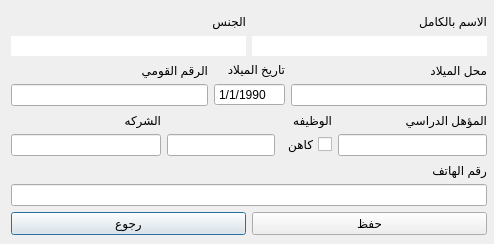
<?xml version="1.0" encoding="UTF-8"?>
<ui version="4.0">
 <class>EditPersonView</class>
 <widget class="QDialog" name="EditPersonView">
  <property name="geometry">
   <rect>
    <x>0</x>
    <y>0</y>
    <width>494</width>
    <height>244</height>
   </rect>
  </property>
  <property name="sizePolicy">
   <sizepolicy hsizetype="Fixed" vsizetype="Fixed">
    <horstretch>0</horstretch>
    <verstretch>0</verstretch>
   </sizepolicy>
  </property>
  <property name="minimumSize">
   <size>
    <width>494</width>
    <height>244</height>
   </size>
  </property>
  <property name="maximumSize">
   <size>
    <width>494</width>
    <height>244</height>
   </size>
  </property>
  <property name="windowTitle">
   <string>تعديل بيانات شخص</string>
  </property>
  <widget class="QWidget" name="layoutWidget">
   <property name="geometry">
    <rect>
     <x>11</x>
     <y>12</y>
     <width>476</width>
     <height>223</height>
    </rect>
   </property>
   <layout class="QVBoxLayout" name="verticalLayout_2">
    <item>
     <layout class="QHBoxLayout" name="horizontalLayout_9">
      <item>
       <layout class="QVBoxLayout" name="verticalLayout_26">
        <item>
         <widget class="QLabel" name="label_20">
          <property name="text">
           <string>الجنس</string>
          </property>
         </widget>
        </item>
        <item>
         <widget class="QLineEdit" name="lineEdit_personGender">
          <property name="frame">
           <bool>false</bool>
          </property>
          <property name="alignment">
           <set>Qt::AlignLeading|Qt::AlignLeft|Qt::AlignVCenter</set>
          </property>
          <property name="readOnly">
           <bool>true</bool>
          </property>
         </widget>
        </item>
       </layout>
      </item>
      <item>
       <layout class="QVBoxLayout" name="verticalLayout_25">
        <item>
         <widget class="QLabel" name="label_19">
          <property name="text">
           <string>الاسم بالكامل</string>
          </property>
         </widget>
        </item>
        <item>
         <widget class="QLineEdit" name="lineEdit_personName_3">
          <property name="enabled">
           <bool>true</bool>
          </property>
          <property name="layoutDirection">
           <enum>Qt::RightToLeft</enum>
          </property>
          <property name="locale">
           <locale language="Arabic" country="Egypt"/>
          </property>
          <property name="text">
           <string/>
          </property>
          <property name="maxLength">
           <number>50</number>
          </property>
          <property name="frame">
           <bool>false</bool>
          </property>
          <property name="alignment">
           <set>Qt::AlignLeading|Qt::AlignLeft|Qt::AlignVCenter</set>
          </property>
          <property name="readOnly">
           <bool>true</bool>
          </property>
         </widget>
        </item>
       </layout>
      </item>
     </layout>
    </item>
    <item>
     <layout class="QHBoxLayout" name="horizontalLayout_10">
      <item>
       <layout class="QVBoxLayout" name="verticalLayout_30">
        <item>
         <widget class="QLabel" name="label_24">
          <property name="text">
           <string>الرقم القومي</string>
          </property>
         </widget>
        </item>
        <item>
         <widget class="QLineEdit" name="lineEdit_natId_3">
          <property name="layoutDirection">
           <enum>Qt::RightToLeft</enum>
          </property>
          <property name="locale">
           <locale language="Arabic" country="Egypt"/>
          </property>
          <property name="text">
           <string/>
          </property>
          <property name="maxLength">
           <number>14</number>
          </property>
          <property name="frame">
           <bool>true</bool>
          </property>
          <property name="alignment">
           <set>Qt::AlignRight|Qt::AlignTrailing|Qt::AlignVCenter</set>
          </property>
          <property name="readOnly">
           <bool>false</bool>
          </property>
         </widget>
        </item>
       </layout>
      </item>
      <item>
       <layout class="QVBoxLayout" name="verticalLayout_29">
        <item>
         <widget class="QLabel" name="label_23">
          <property name="text">
           <string>تاريخ الميلاد</string>
          </property>
         </widget>
        </item>
        <item>
         <widget class="QDateEdit" name="dateEdit_birthDate_3">
          <property name="layoutDirection">
           <enum>Qt::LeftToRight</enum>
          </property>
          <property name="locale">
           <locale language="English" country="UnitedStates"/>
          </property>
          <property name="wrapping">
           <bool>true</bool>
          </property>
          <property name="buttonSymbols">
           <enum>QAbstractSpinBox::NoButtons</enum>
          </property>
          <property name="showGroupSeparator" stdset="0">
           <bool>false</bool>
          </property>
          <property name="currentSection">
           <enum>QDateTimeEdit::DaySection</enum>
          </property>
          <property name="displayFormat">
           <string>d/M/yyyy</string>
          </property>
          <property name="calendarPopup">
           <bool>false</bool>
          </property>
          <property name="date">
           <date>
            <year>1990</year>
            <month>1</month>
            <day>1</day>
           </date>
          </property>
         </widget>
        </item>
       </layout>
      </item>
      <item>
       <layout class="QVBoxLayout" name="verticalLayout_28">
        <item>
         <widget class="QLabel" name="label_22">
          <property name="text">
           <string>محل الميلاد</string>
          </property>
         </widget>
        </item>
        <item>
         <widget class="QLineEdit" name="lineEdit_birthPlace_3">
          <property name="layoutDirection">
           <enum>Qt::RightToLeft</enum>
          </property>
          <property name="locale">
           <locale language="Arabic" country="Egypt"/>
          </property>
          <property name="text">
           <string/>
          </property>
          <property name="maxLength">
           <number>30</number>
          </property>
          <property name="frame">
           <bool>true</bool>
          </property>
          <property name="alignment">
           <set>Qt::AlignLeading|Qt::AlignLeft|Qt::AlignVCenter</set>
          </property>
          <property name="readOnly">
           <bool>false</bool>
          </property>
         </widget>
        </item>
       </layout>
      </item>
     </layout>
    </item>
    <item>
     <layout class="QHBoxLayout" name="horizontalLayout_2">
      <item>
       <layout class="QVBoxLayout" name="verticalLayout_33">
        <item>
         <widget class="QLabel" name="label_27">
          <property name="text">
           <string>الشركه</string>
          </property>
         </widget>
        </item>
        <item>
         <widget class="QLineEdit" name="lineEdit_company_3">
          <property name="layoutDirection">
           <enum>Qt::RightToLeft</enum>
          </property>
          <property name="locale">
           <locale language="Arabic" country="Egypt"/>
          </property>
          <property name="text">
           <string/>
          </property>
          <property name="maxLength">
           <number>30</number>
          </property>
          <property name="frame">
           <bool>true</bool>
          </property>
          <property name="alignment">
           <set>Qt::AlignLeading|Qt::AlignLeft|Qt::AlignVCenter</set>
          </property>
          <property name="readOnly">
           <bool>false</bool>
          </property>
         </widget>
        </item>
       </layout>
      </item>
      <item>
       <layout class="QVBoxLayout" name="verticalLayout">
        <item>
         <widget class="QLabel" name="label_26">
          <property name="text">
           <string>الوظيفه</string>
          </property>
         </widget>
        </item>
        <item>
         <layout class="QHBoxLayout" name="horizontalLayout">
          <item>
           <widget class="QLineEdit" name="lineEdit_jobTitle_3">
            <property name="layoutDirection">
             <enum>Qt::RightToLeft</enum>
            </property>
            <property name="locale">
             <locale language="Arabic" country="Egypt"/>
            </property>
            <property name="text">
             <string/>
            </property>
            <property name="maxLength">
             <number>30</number>
            </property>
            <property name="frame">
             <bool>true</bool>
            </property>
            <property name="alignment">
             <set>Qt::AlignLeading|Qt::AlignLeft|Qt::AlignVCenter</set>
            </property>
            <property name="readOnly">
             <bool>false</bool>
            </property>
           </widget>
          </item>
          <item>
           <widget class="QCheckBox" name="checkBox">
            <property name="layoutDirection">
             <enum>Qt::RightToLeft</enum>
            </property>
            <property name="text">
             <string>كاهن</string>
            </property>
           </widget>
          </item>
         </layout>
        </item>
       </layout>
      </item>
      <item>
       <layout class="QVBoxLayout" name="verticalLayout_31">
        <item>
         <widget class="QLabel" name="label_25">
          <property name="text">
           <string>المؤهل الدراسي</string>
          </property>
         </widget>
        </item>
        <item>
         <widget class="QLineEdit" name="lineEdit_education_3">
          <property name="layoutDirection">
           <enum>Qt::RightToLeft</enum>
          </property>
          <property name="locale">
           <locale language="Arabic" country="Egypt"/>
          </property>
          <property name="text">
           <string/>
          </property>
          <property name="maxLength">
           <number>30</number>
          </property>
          <property name="frame">
           <bool>true</bool>
          </property>
          <property name="alignment">
           <set>Qt::AlignLeading|Qt::AlignLeft|Qt::AlignVCenter</set>
          </property>
          <property name="readOnly">
           <bool>false</bool>
          </property>
         </widget>
        </item>
       </layout>
      </item>
     </layout>
    </item>
    <item>
     <layout class="QVBoxLayout" name="verticalLayout_34">
      <item>
       <widget class="QLabel" name="label_28">
        <property name="text">
         <string>رقم الهاتف</string>
        </property>
       </widget>
      </item>
      <item>
       <widget class="QLineEdit" name="lineEdit_mobId_3">
        <property name="layoutDirection">
         <enum>Qt::RightToLeft</enum>
        </property>
        <property name="locale">
         <locale language="Arabic" country="Egypt"/>
        </property>
        <property name="text">
         <string/>
        </property>
        <property name="maxLength">
         <number>11</number>
        </property>
        <property name="frame">
         <bool>true</bool>
        </property>
        <property name="alignment">
         <set>Qt::AlignRight|Qt::AlignTrailing|Qt::AlignVCenter</set>
        </property>
        <property name="readOnly">
         <bool>false</bool>
        </property>
       </widget>
      </item>
     </layout>
    </item>
    <item>
     <layout class="QHBoxLayout" name="horizontalLayout_12">
      <item>
       <widget class="QPushButton" name="pushButton_mainWinReturn_3">
        <property name="text">
         <string>رجوع</string>
        </property>
       </widget>
      </item>
      <item>
       <widget class="QPushButton" name="pushButton_editPerson">
        <property name="text">
         <string>حفظ</string>
        </property>
       </widget>
      </item>
     </layout>
    </item>
   </layout>
  </widget>
 </widget>
 <resources/>
 <connections/>
</ui>
